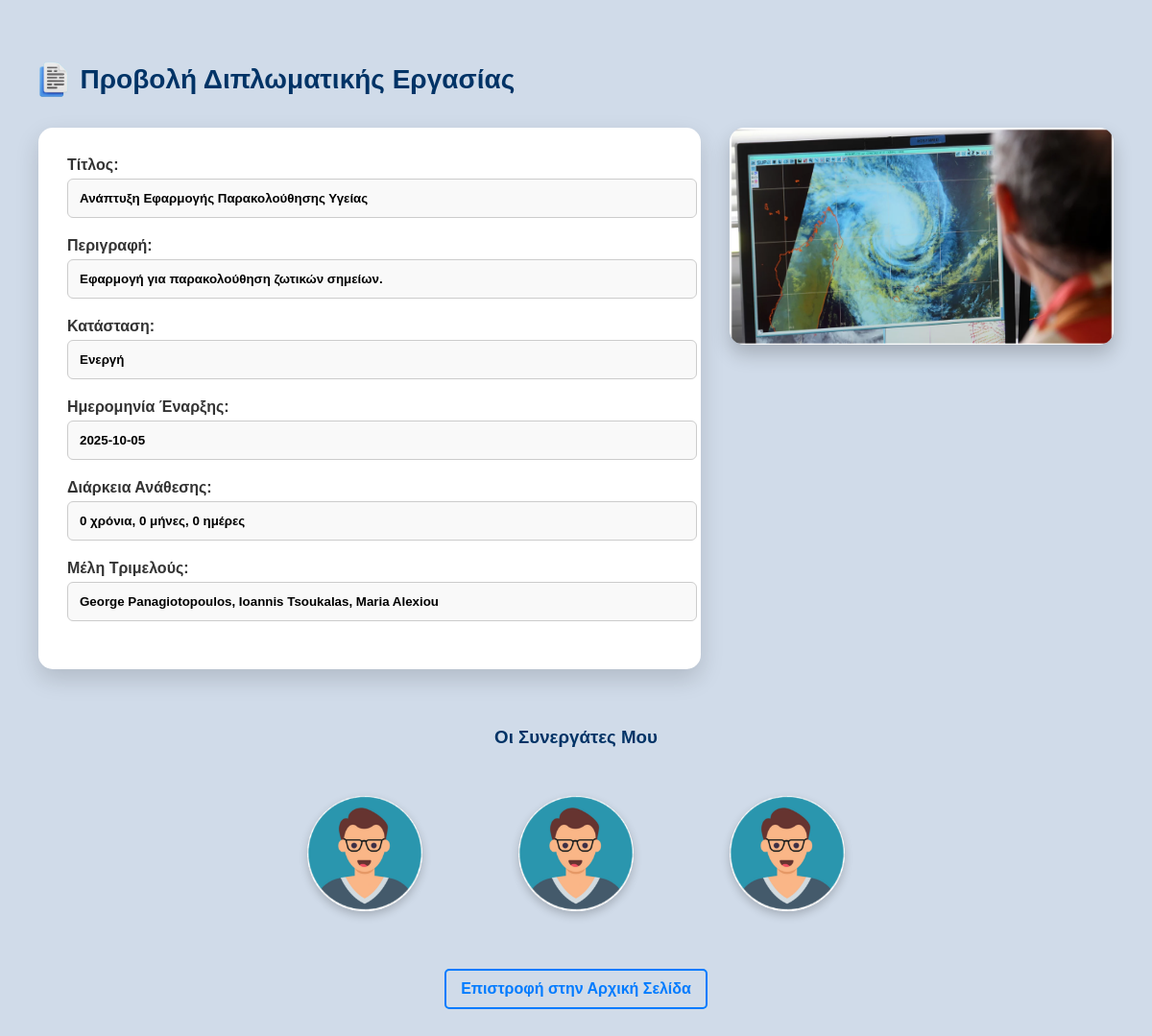
Page /php_files_UPDATED/view_student.php?thesis_id=65 (signed in) on the earlier database version.
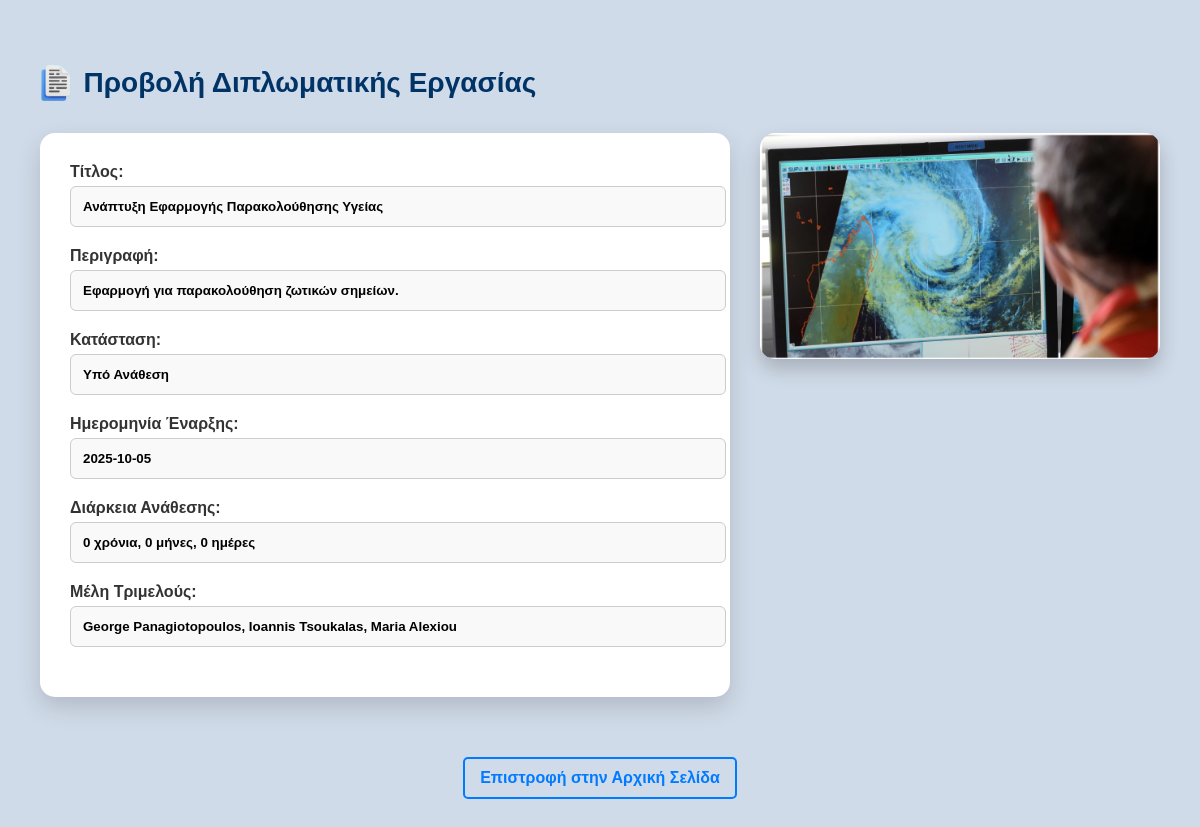
Same page on the later database version.
### tables this page shows
CREATE TABLE `theses` (
  `thesis_id` int(11) NOT NULL,
  `title` varchar(255) NOT NULL,
  `description` text DEFAULT NULL,
  `status` enum('Υπό Ανάθεση','Ενεργή','Υπό Εξέταση','Περατωμένη','Ακυρωμένη') NOT NULL,
  `start_date` date DEFAULT NULL,
  `cancel_gs_year` int(11) DEFAULT NULL,
  `assign_gs_year` int(11) DEFAULT NULL,
  `cancel_gs_number` int(11) DEFAULT NULL,
  `assign_gs_number` int(11) DEFAULT NULL,
  `end_date` date DEFAULT NULL,
  `final_grade` decimal(3,2) DEFAULT NULL,
  `student_id` int(11) DEFAULT NULL,
  `supervisor_id` int(11) DEFAULT NULL,
  `repository_link` varchar(255) DEFAULT NULL,
  `cancellation_reason` text DEFAULT NULL,
  `cancellation_ga_number` varchar(50) DEFAULT NULL,
  `cancellation_ga_year` int(11) DEFAULT NULL,
  `approval_gs_number` varchar(20) DEFAULT NULL,
  `links` longtext DEFAULT '[]' CHECK (json_valid(`links`)),
  `topic_pdf` varchar(255) DEFAULT NULL
);

### php_files_UPDATED/view_student.php (the view, shortened to what this page needs)
<?php
$dsn = "mysql:host=localhost;dbname=vasst";
$dbusername = "root";
$dbpassword = "";
$email = $_SESSION['email'];
try {
    $pdo = new PDO($dsn, $dbusername, $dbpassword);
    $pdo->setAttribute(PDO::ATTR_ERRMODE, PDO::ERRMODE_EXCEPTION);
    $user_stmt = $pdo->prepare("SELECT user_id FROM users WHERE email = :email AND user_type = 'student'");
    $user_stmt->execute(['email' => $email]);
    $user = $user_stmt->fetch(PDO::FETCH_ASSOC);
    $student_id = $user['user_id'];
    $thesis_id = isset($_GET['thesis_id']) ? intval($_GET['thesis_id']) : 0;
    $allowed_override_ids = [1,2,3,4,5,6,7,8,9,10,11,12,13];
if (in_array($thesis_id, $allowed_override_ids)) {
    $stmt = $pdo->prepare("
        SELECT t.thesis_id, t.title, t.description, t.status, t.start_date, t.end_date, t.repository_link, t.links,
               GROUP_CONCAT(DISTINCT CONCAT(p.name, ' ', p.surname) SEPARATOR ', ') AS committee_members
        FROM theses t
        LEFT JOIN committees c ON t.thesis_id = c.thesis_id
        LEFT JOIN professors p ON p.professor_id IN (c.supervisor_id, c.member1_id, c.member2_id)
        WHERE t.thesis_id = :thesis_id
        GROUP BY t.thesis_id
    ");
    $stmt->execute(['thesis_id' => $thesis_id]);
} else {
    $stmt = $pdo->prepare("
        SELECT t.thesis_id, t.title, t.description, t.status, t.start_date, t.end_date, t.repository_link, t.links,
               GROUP_CONCAT(DISTINCT CONCAT(p.name, ' ', p.surname) SEPARATOR ', ') AS committee_members
        FROM theses t
        LEFT JOIN committees c ON t.thesis_id = c.thesis_id
        LEFT JOIN professors p ON p.professor_id IN (c.supervisor_id, c.member1_id, c.member2_id)
        WHERE t.student_id = :student_id AND t.thesis_id = :thesis_id
        GROUP BY t.thesis_id
    ");
    $stmt->execute([
        'student_id' => $student_id,
        'thesis_id' => $thesis_id
    ]);
}
    $thesis = $stmt->fetch(PDO::FETCH_ASSOC);
    if (!$thesis) {
        $links = [];
    } else {
        $time_elapsed = "Δεν έχει οριστεί";
        if ($thesis['start_date']) {
            $start_date = new DateTime($thesis['start_date']);
            $current_date = new DateTime();
            $interval = $start_date->diff($current_date);
            $time_elapsed = $interval->format('%y χρόνια, %m μήνες, %d ημέρες');
        }
    }
}catch (PDOException $e) {
    echo "Σφάλμα: " . $e->getMessage();
    exit();
}
?>
<!DOCTYPE html>
<html lang="el">
<head>
</head>
<body>
<h2 class="page-title">
    <img src="data_thesis.png" alt="Εικόνα Διπλωματικής">
    Προβολή Διπλωματικής Εργασίας
</h2>
<div class="wrapper">
<?php if ($thesis): ?>
<form class="readonly-form">
    <div class="form-group">
        <label>Τίτλος:</label>
        <input type="text" readonly value="<?php echo htmlspecialchars($thesis['title']); ?>">
    </div>
    <div class="form-group">
        <label>Περιγραφή:</label>
        <input type="text" readonly value="<?php echo htmlspecialchars($thesis['description']); ?>">
    </div>
    <div class="form-group">
        <label>Κατάσταση:</label>
        <input type="text" readonly value="<?php echo htmlspecialchars($thesis['status']); ?>">
    </div>
    <div class="form-group">
        <label>Ημερομηνία Έναρξης:</label>
        <input type="text" readonly value="<?php echo htmlspecialchars($thesis['start_date']); ?>">
    </div>
    <div class="form-group">
        <label>Διάρκεια Ανάθεσης:</label>
        <input type="text" readonly value="<?php echo $time_elapsed; ?>">
    </div>
    <div class="form-group">
        <label>Μέλη Τριμελούς:</label>
        <input type="text" readonly value="<?php echo htmlspecialchars($thesis['committee_members']); ?>">
    </div>
</form>
<div class="right-column">
    <img class="side-image" src="weather_forecast.png" alt="Weather Forecast">
</div>
<?php else: ?>
    <p>Δεν βρέθηκαν στοιχεία για τη διπλωματική.</p>
<?php endif; ?>
</div>
<?php if (!empty($thesis['status']) && in_array($thesis['status'], ['Ενεργή', 'Περατωμένη', 'Υπό Εξέταση'])): ?>
    <h3 style="color: #003366; text-align: center; margin-top: 60px; margin-bottom: 20px;">
    Οι Συνεργάτες Μου
</h3>
<div style="display: flex; justify-content: center; gap: 100px; margin-top: 50px;">
        <div style="width: 120px; height: 120px; border-radius: 50%; overflow: hidden; box-shadow: 0 4px 10px rgba(0,0,0,0.2); cursor: pointer;">
            <img src="teacher.png" alt="Καθηγητής 1" style="width: 100%; height: 100%; object-fit: cover;">
        </div>
        <div style="width: 120px; height: 120px; border-radius: 50%; overflow: hidden; box-shadow: 0 4px 10px rgba(0,0,0,0.2); cursor: pointer;">
            <img src="teacher.png" alt="Καθηγητής 2" style="width: 100%; height: 100%; object-fit: cover;">
        </div>
        <div style="width: 120px; height: 120px; border-radius: 50%; overflow: hidden; box-shadow: 0 4px 10px rgba(0,0,0,0.2); cursor: pointer;">
            <img src="teacher.png" alt="Καθηγητής 3" style="width: 100%; height: 100%; object-fit: cover;">
        </div>
    </div>
    <?php endif; ?>
<div class="back-button-wrapper">
    <a href="student_home.php" class="btn-back">Επιστροφή στην Αρχική Σελίδα</a>
</div>
</body>
</html>

Differences in the rows shown:
changed theses "Ανάπτυξη Εφαρμογής Παρακολούθησης Υγείας": status "Ενεργή" → "Υπό Ανάθεση"
Other differences:
text no longer shown: "Οι Συνεργάτες Μου"
